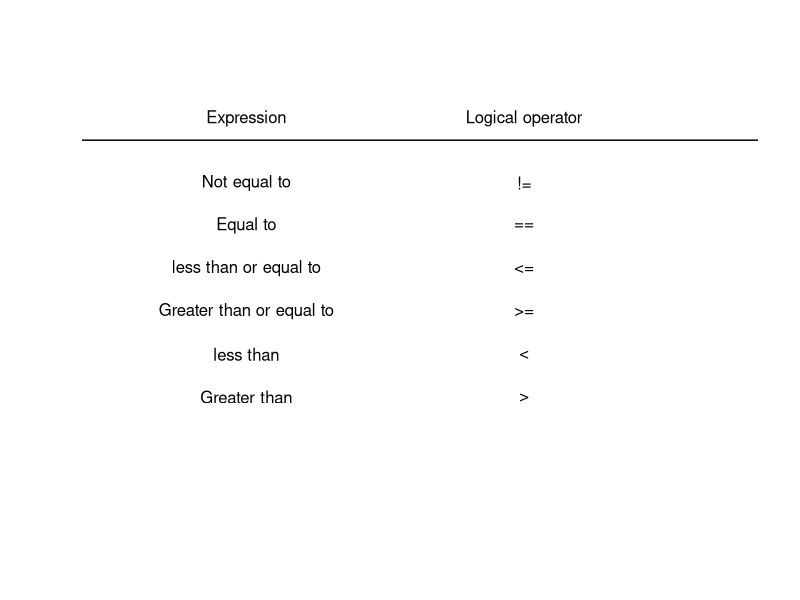

Reproduce this figure in R.
plot_logical <- function(){
  plot.new()
  plot(1:10, 1:10, type = "n", bty= "n", axes = FALSE, ann = FALSE)
  words <- c("Greater than", "less than", "Greater than or equal to", "less than or equal to", "Equal to", "Not equal to")
  logicals <- c(">", "<", ">=", "<=", "==", "!=")
  
  usr = par("usr")
  
  for(i in 1:6){
    text(3, i+2, words[i])
  }
  segments(usr[1], 9, usr[2], 9)
  text(3, 9.5, "Expression")
  
  for(i in 1:6){
    text(7, i+2, logicals[i])
  }
  segments(usr[1], 9, usr[2], 9)
  text(7, 9.5, "Logical operator")
  
}

plot_logical()
rm(plot_logical)

